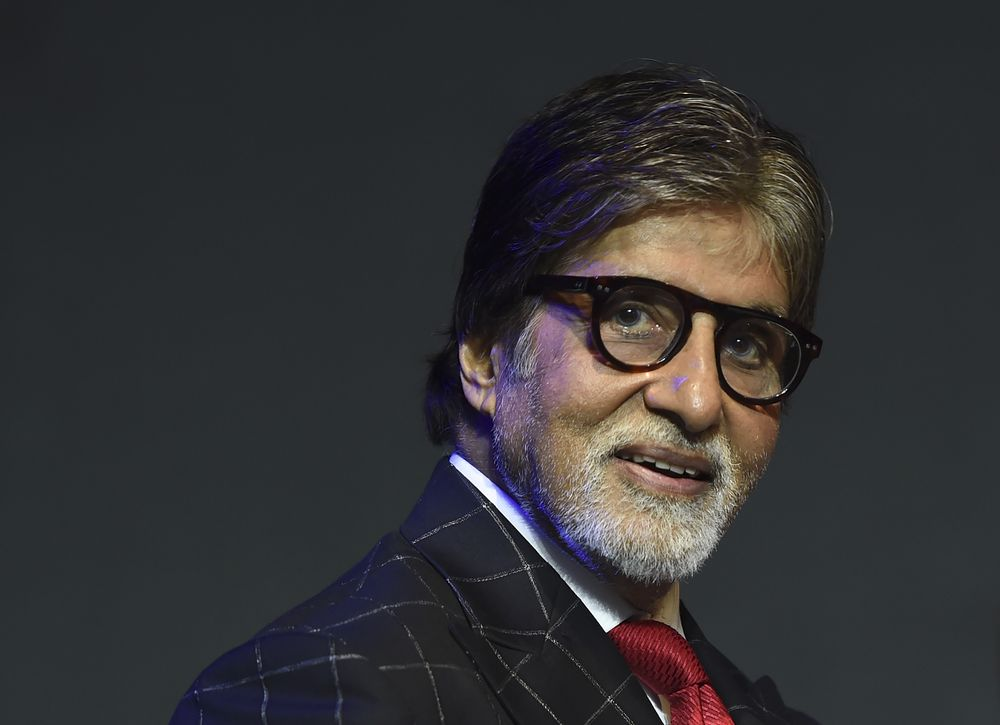
#> input picture model/datasets/amitabh bachchan/1000x-1.jpg, 1000 x 725 px, given in place of Shahrukhkhan.jpg, which was not available
$ jupyter execute --allow-errors celebrity_classifier.ipynb   (shell and % lines are left out)
#> lines starting #> are read from the running program, lines starting #| are printed output that depends on the picture; pictures that were not available may be replaced by others from this repository, and a replacement may not be noted
[cell 1]
import pandas as pd
import numpy as np
import cv2
import matplotlib
from matplotlib import pyplot as plt

[cell 2]
img=cv2.imread('./test_image/Shahrukhkhan.jpg')
#> img is the input picture: shape (725, 1000, 3); mean B, G, R 52.5, 50.7, 51.2
img.shape
#> Out = (725, 1000, 3)

[cell 3]
plt.imshow(img)

[cell 4]
gray=cv2.cvtColor(img,cv2.COLOR_BGR2GRAY)
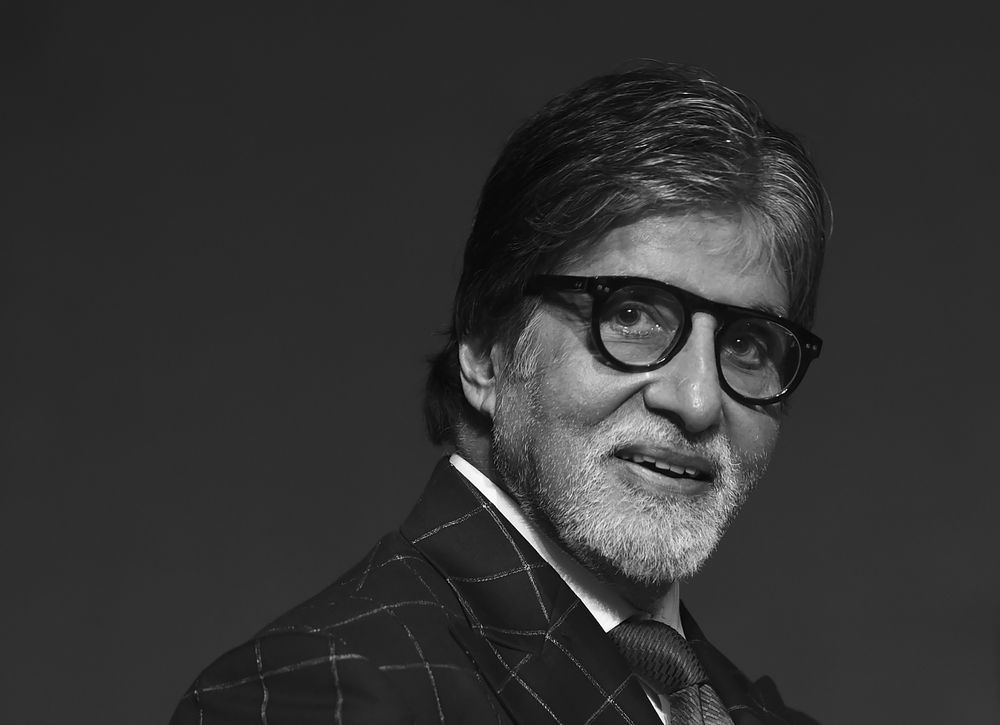
#> gray: shape (725, 1000); min 0, max 255, mean 51
gray.shape
#> Out = (725, 1000)

[cell 5]
plt.imshow(gray,cmap='gray')

[cell 6]
face_cascade=cv2.CascadeClassifier('./OpenCv/haarcascade_frontalface_default.xml')
eye_cascade=cv2.CascadeClassifier('./OpenCv/haarcascade_eye.xml')
faces=face_cascade.detectMultiScale(gray,1.3,5)
#> faces = [[495, 183, 371, 371]]

[cell 7]
faces
#> Out = [[495, 183, 371, 371]]

[cell 8]
(x,y,w,h)=faces[0]
#> x = 495; y = 183; w = 371; h = 371
x,y,w,h
#> Out = (495, 183, 371, 371)

[cell 9]
face_img=cv2.rectangle(img,(x,y),(x+w,y+h),(255,0,0),2)
plt.imshow(face_img)

[cell 10]
cv2.destroyAllWindows()
for (x,y,w,h) in faces:
    face_img = cv2.rectangle(img,(x,y),(x+w,y+h),(255,0,0),2)
    roi_gray = gray[y:y+h, x:x+w]
    roi_color = face_img[y:y+h, x:x+w]
    eyes = eye_cascade.detectMultiScale(roi_gray)
    for (ex,ey,ew,eh) in eyes:
        cv2.rectangle(roi_color,(ex,ey),(ex+ew,ey+eh),(0,255,0),2)
#> this loop made 1 pass
#> pass 1, `roi_gray = gray[y:y+h, x:x+w]`:
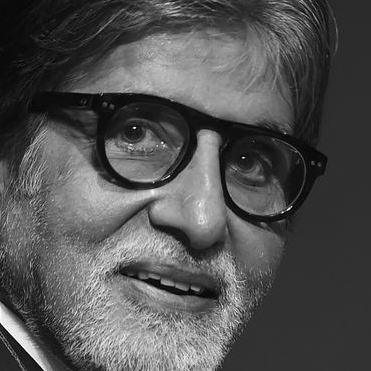
#> roi_gray: shape (371, 371); min 0, max 255, mean 82.1
#> pass 1, `roi_color = face_img[y:y+h, x:x+w]`:
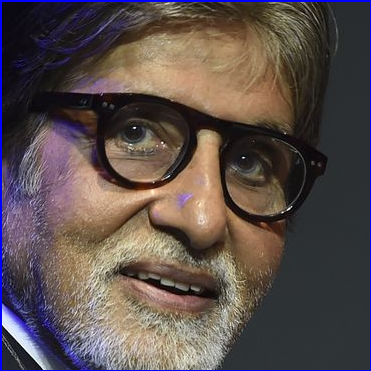
#> roi_color: shape (371, 371, 3); mean B, G, R 75.9, 78.4, 90.4

plt.figure()
plt.imshow(face_img,cmap='gray')
plt.show()

[cell 11]
plt.imshow(roi_color, cmap='gray')

[cell 12]
plt.imshow(roi_color,cmap='gray')

[cell 13]
def get_cropped_image_if_2_eyes(image_path):
#> called with image_path = './test_image/Shahrukhkhan.jpg'
    img=cv2.imread(image_path)
    gray=cv2.cvtColor(img,cv2.COLOR_BGR2GRAY)
    faces=face_cascade.detectMultiScale(gray,1.3,5)
#> faces = [[495, 183, 371, 371]]
    for(x,y,w,h) in faces:
        roi_gray=gray[y:y+h,x:x+w]
        roi_color=img[y:y+h,x:x+w]
        eyes=eye_cascade.detectMultiScale(roi_gray)
        if len(eyes)>=2:
            return roi_color

[cell 14]
cropped_image=get_cropped_image_if_2_eyes('./test_image/Shahrukhkhan.jpg')
cropped_image

#> (a cell that did not finish here is left out)

[cell 16]
path_to_data="./datasets/"
path_to_cr_data="./datasets/cropped/"

[cell 17]
import os
img_dirs=[]
for entry in os.scandir(path_to_data):
    if entry.is_dir():
        img_dirs.append(entry.path)

[cell 18]
img_dirs

[cell 19]
import shutil
if os.path.exists(path_to_cr_data):
    shutil.rmtree(path_to_cr_data)

[cell 20]
cropped_image_dirs=[]
celebrity_file_names_dict={}
for img_dir in img_dirs:
    count=1
    celebrity_name=img_dir.split('/')[-1]
    print(celebrity_name)

    celebrity_file_names_dict[celebrity_name]=[]

    for entry in os.scandir(img_dir):
        roi_color=get_cropped_image_if_2_eyes(entry.path)
#> call 2 of get_cropped_image_if_2_eyes, with image_path = './datasets/cropped/amitabh bachchan'
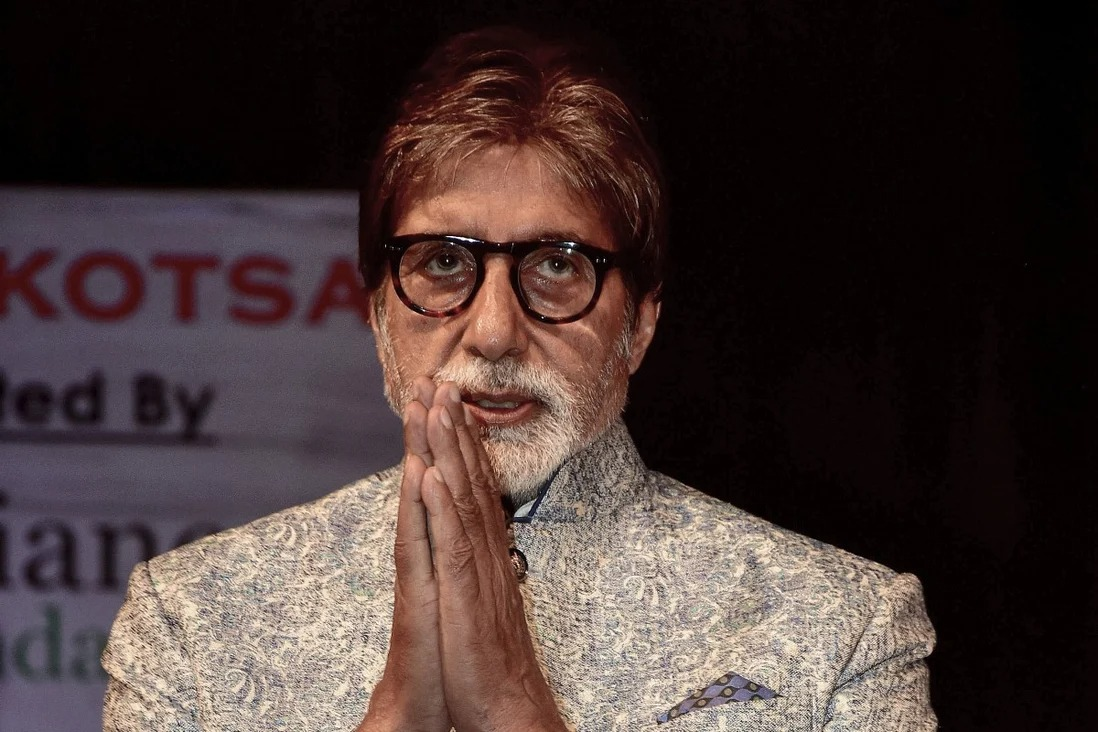
#> input picture model/datasets/amitabh bachchan/11c6d722-c577-11ea-86df-6d561651b5f4_image_hires_121432.jpg, 1098 x 732 px, given in place of amitabh bachchan, which was not available
#> in get_cropped_image_if_2_eyes, img is the input picture: shape (732, 1098, 3); mean B, G, R 52.5, 55.1, 70.4
#> in get_cropped_image_if_2_eyes (call 2), `gray=cv2.cvtColor(img,cv2.COLOR_BGR2GRAY)`:
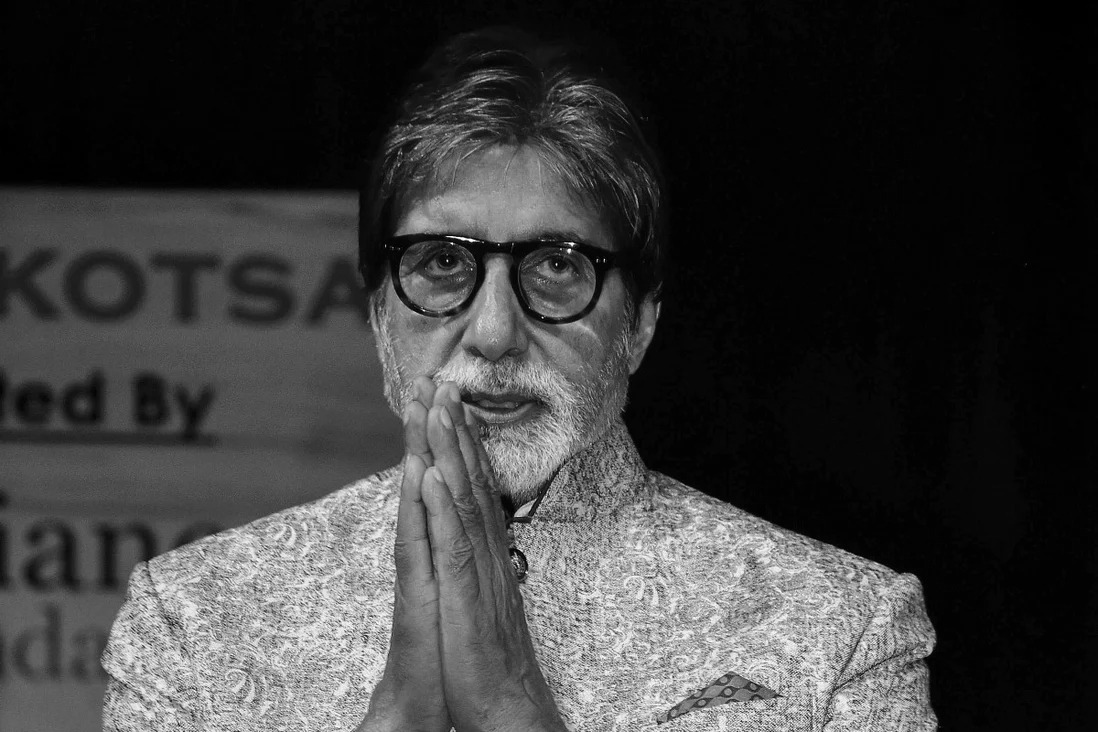
#> gray: shape (732, 1098); min 0, max 254, mean 59.4
#> in get_cropped_image_if_2_eyes (call 2), `faces=face_cascade.detectMultiScale(gray,1.3,5)`: faces = [[327, 129, 356, 356]]
#> the loop in get_cropped_image_if_2_eyes (call 2), `for(x,y,w,h) in faces:` made 1 pass
#> pass 1, in get_cropped_image_if_2_eyes (call 2), `roi_gray=gray[y:y+h,x:x+w]`:
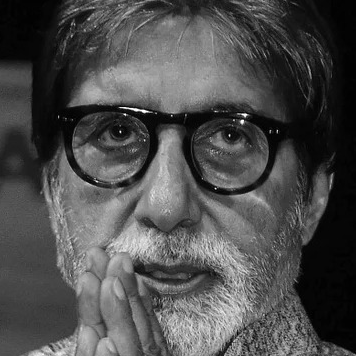
#> roi_gray: shape (356, 356); min 1, max 254, mean 77.1
#> pass 1, in get_cropped_image_if_2_eyes (call 2), `roi_color=img[y:y+h,x:x+w]`:
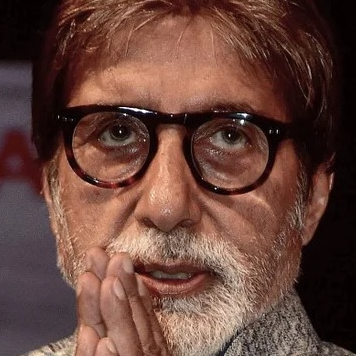
#> roi_color: shape (356, 356, 3); mean B, G, R 58.3, 67.7, 102.5
        if roi_color is not None:
            cropped_folder=path_to_cr_data+celebrity_name
            if not os.path.exists(cropped_folder):
                os.makedirs(cropped_folder)
                cropped_image_dirs.append(cropped_folder)
                print("generating cropped images in folder :",cropped_folder)

            cropped_file_name=celebrity_name+str(count)+".png"
            cropped_file_path=cropped_folder+"/"+cropped_file_name

            cv2.imwrite(cropped_file_path,roi_color)
            celebrity_file_names_dict[celebrity_name].append(cropped_file_path)
            count+=1

[cell 21]
import pywt
import cv2

def w2d(img,mode='haar',level=1):
    imArray=img
    imArray=cv2.cvtColor(imArray,cv2.COLOR_RGB2GRAY)
    imArray=np.float32(imArray)
    imArray/=255;
    coeffs=pywt.wavedec2(imArray,mode,level=level)
    coeffs_H=list(coeffs)
    coeffs_H[0]*=0;

    imArray_H=pywt.waverec2(coeffs_H,mode);
    imArray_H*=255;
    imArray_H=np.uint8(imArray_H)

    return imArray_H

#> (a cell that did not finish here is left out)

[cell 23]
celebrity_file_names_dict

[cell 24]
class_dict={}
count=0
for celebrity_name in celebrity_file_names_dict.keys():
    class_dict[celebrity_name]=count
    count=count+1
class_dict
